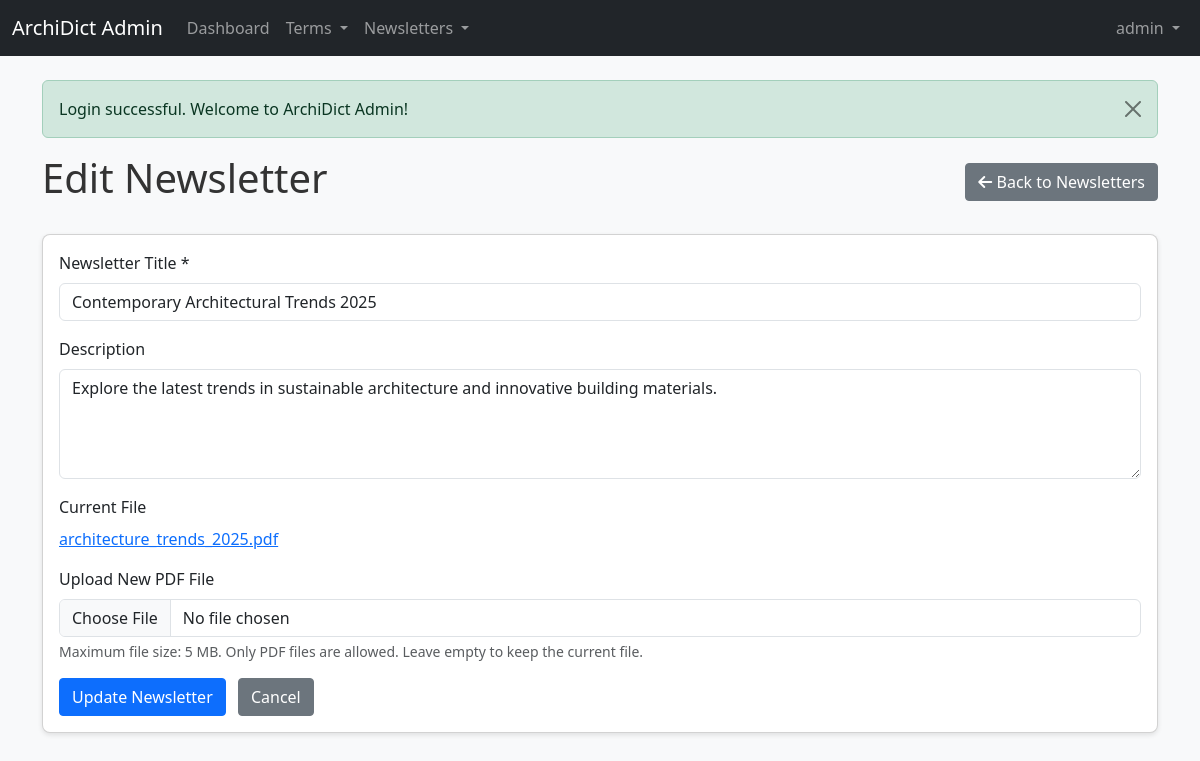
The page /admin/newsletters/edit.php?id=1 (signed in) on the database its author committed.
### tables this page shows
CREATE TABLE IF NOT EXISTS `newsletters` (
  `id` INT UNSIGNED NOT NULL AUTO_INCREMENT PRIMARY KEY,
  `title` VARCHAR(255) NOT NULL,
  `description` TEXT,
  `file_path` VARCHAR(255) NOT NULL,
  `created_at` TIMESTAMP DEFAULT CURRENT_TIMESTAMP,
  `updated_at` TIMESTAMP DEFAULT CURRENT_TIMESTAMP ON UPDATE CURRENT_TIMESTAMP
);

### admin/includes/database.php (called while the page is built, shortened)
<?php
class Database {
    private $host = DB_HOST;
    private $user = DB_USER;
    private $pass = DB_PASS;
    private $dbname = DB_NAME;
    private $dbh;
    private $stmt;
    public function __construct() {
        $dsn = 'mysql:host=' . $this->host . ';dbname=' . $this->dbname . ';charset=utf8mb4';
        $options = array(
            PDO::ATTR_PERSISTENT => true,
            PDO::ATTR_ERRMODE => PDO::ERRMODE_EXCEPTION,
            PDO::ATTR_DEFAULT_FETCH_MODE => PDO::FETCH_ASSOC,
            PDO::ATTR_EMULATE_PREPARES => false
        );
        try {
            $this->dbh = new PDO($dsn, $this->user, $this->pass, $options);
        } catch (PDOException $e) {
            $this->error = $e->getMessage();
            echo 'Connection Error: ' . $this->error;
        }
    }
    public function query($query) {
        $this->stmt = $this->dbh->prepare($query);
    }
    public function bind($param, $value, $type = null) {
        if (is_null($type)) {
            switch (true) {
                case is_int($value):
                    $type = PDO::PARAM_INT;
                    break;
            }
        }
        $this->stmt->bindValue($param, $value, $type);
    }
    public function execute() {
        return $this->stmt->execute();
    }
    public function single() {
        $this->execute();
        return $this->stmt->fetch();
    }
}

### admin/includes/newsletter.php (called while the page is built, shortened)
<?php
class Newsletter {
    private $db;
    public function __construct() {
        $this->db = new Database();
    }
    public function getById($id) {
        $this->db->query("SELECT * FROM newsletters WHERE id = :id");
        $this->db->bind(':id', $id);
        return $this->db->single();
    }
}

### admin/newsletters/edit.php (the view, shortened to what this page needs)
<?php
$newsletterObj = new Newsletter();
$newsletterId = (int)$_GET['id'];
$newsletter = $newsletterObj->getById($newsletterId);
$message = '';
if ($_SERVER['REQUEST_METHOD'] === 'POST') {
    $title = Utils::sanitize($_POST['title'] ?? '');
    $description = Utils::sanitize($_POST['description'] ?? '');
    if (empty($title)) {
        $message = 'Newsletter title is required.';
        $messageType = 'danger';
    } else {
        $newsletterData = [
            'title' => $title,
            'description' => $description
        ];
        if (isset($_FILES['newsletter_file']) && $_FILES['newsletter_file']['error'] !== UPLOAD_ERR_NO_FILE) {
            $fileValidation = Utils::validatePdfUpload($_FILES['newsletter_file']);
            if ($fileValidation['success']) {
                $filename = Utils::generateUniqueFilename($_FILES['newsletter_file']['name']);
                $targetPath = NEWSLETTER_UPLOADS . $filename;
                if (move_uploaded_file($_FILES['newsletter_file']['tmp_name'], $targetPath)) {
                    if (!empty($newsletter['file_path'])) {
                        $oldFilePath = NEWSLETTER_UPLOADS . $newsletter['file_path'];
                        if (file_exists($oldFilePath)) {
                            unlink($oldFilePath);
                        }
                    }
                    $newsletterData['file_path'] = $filename;
                } else {
                    $message = 'Failed to upload file.';
                    $messageType = 'danger';
                }
            } else {
                $message = $fileValidation['message'];
                $messageType = 'danger';
            }
        }
        if (empty($message)) {
            $result = $newsletterObj->update($newsletterId, $newsletterData);
            if ($result === true) {
                $_SESSION['message'] = 'Newsletter updated successfully.';
                $_SESSION['message_type'] = 'success';
                header('Location: index.php');
                exit;
            } else {
                $message = $result;
                $messageType = 'danger';
            }
        }
    }
} else {
    $title = $newsletter['title'];
    $description = $newsletter['description'];
}
include '../includes/header.php';
?>
<div class="d-flex justify-content-between align-items-center mb-4">
    <h1>Edit Newsletter</h1>
    <a href="index.php" class="btn btn-secondary">
        <i class="fas fa-arrow-left"></i> Back to Newsletters
    </a>
</div>
<div class="card">
    <div class="card-body">
        <form method="post" action="" enctype="multipart/form-data">
            <div class="mb-3">
                <label for="title" class="form-label">Newsletter Title *</label>
                <input type="text" class="form-control" id="title" name="title" value="<?php echo htmlspecialchars($title); ?>" required>
            </div>
            <div class="mb-3">
                <label for="description" class="form-label">Description</label>
                <textarea class="form-control" id="description" name="description" rows="4"><?php echo htmlspecialchars($description); ?></textarea>
            </div>
            <div class="mb-3">
                <label class="form-label">Current File</label>
                <p>
                    <a href="<?php echo UPLOADS_URL . 'newsletters/' . htmlspecialchars($newsletter['file_path']); ?>" target="_blank">
                        <?php echo htmlspecialchars($newsletter['file_path']); ?>
                    </a>
                </p>
            </div>
            <div class="mb-3">
                <label for="newsletter_file" class="form-label">Upload New PDF File</label>
                <input type="file" class="form-control" id="newsletter_file" name="newsletter_file" accept=".pdf">
                <div class="form-text">Maximum file size: 5 MB. Only PDF files are allowed. Leave empty to keep the current file.</div>
            </div>
            <div class="mt-3">
                <button type="submit" class="btn btn-primary">Update Newsletter</button>
                <a href="index.php" class="btn btn-secondary ms-2">Cancel</a>
            </div>
        </form>
    </div>
</div>
<?php
include '../includes/footer.php';
?>

### admin/css/style.css (style rules this page uses)
body { font-family: 'Segoe UI', Tahoma, Geneva, Verdana, sans-serif; background-color: #f8f9fa; color: #333; }
.card { box-shadow: 0 2px 5px rgba(0, 0, 0, 0.1); border-radius: 8px; margin-bottom: 20px; }
.btn { border-radius: 4px; font-weight: 500; }
.btn-primary { background-color: #0d6efd; border-color: #0d6efd; }

### rows shown on the page
newsletters: title "Contemporary Architectural Trends 2025", description "Explore the latest trends in sustainable architecture and innovative building materials.", file_path "architecture_trends_2025.pdf"

### other values the page prints
$_SESSION['username'] "admin"
$_SESSION['message'] "Login successful. Welcome to ArchiDict Admin!"
